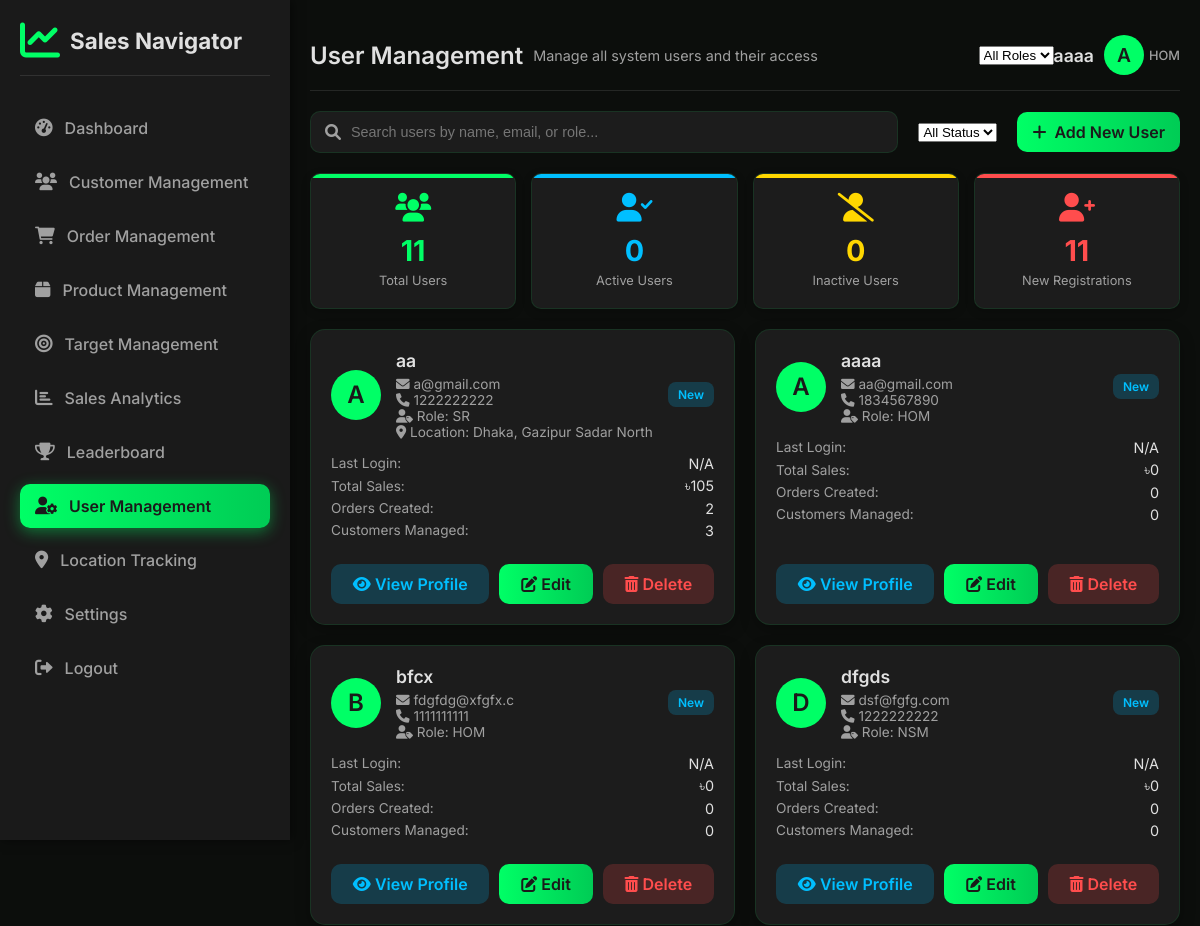
Before: /user_management.php (signed in, upper part) with the older database file.
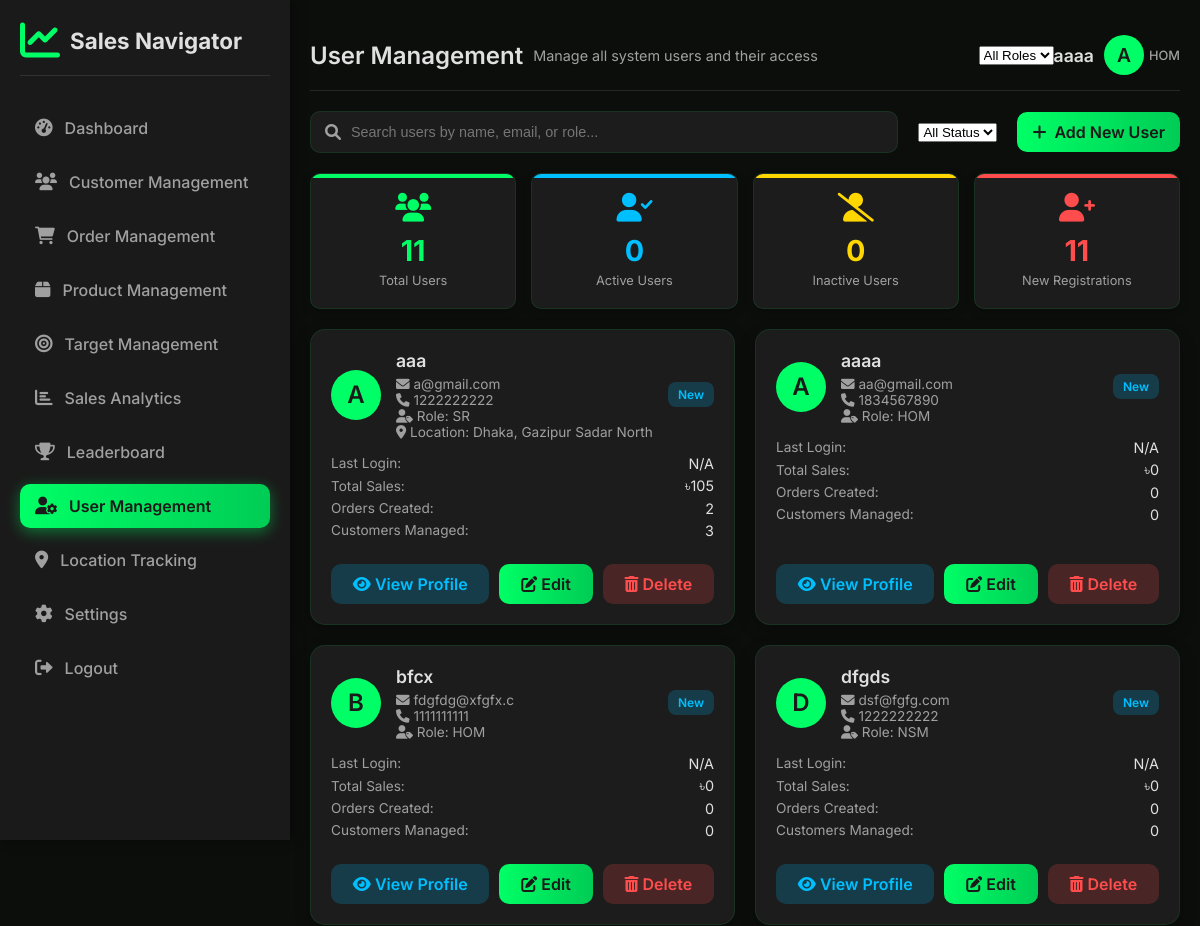
After: the same page with the newer database file.
### tables this page shows
CREATE TABLE `users` (
  `user_id` int(11) NOT NULL,
  `full_name` varchar(255) NOT NULL,
  `email` varchar(255) NOT NULL,
  `phone_number` varchar(15) NOT NULL,
  `role` enum('HOM','NSM','DSM','ASM','TSM','SR') NOT NULL,
  `division` varchar(100) DEFAULT NULL,
  `district` varchar(100) DEFAULT NULL,
  `upazila` varchar(100) DEFAULT NULL,
  `territory` varchar(100) DEFAULT NULL,
  `password` varchar(255) NOT NULL,
  `created_at` timestamp NOT NULL DEFAULT current_timestamp(),
  `last_login` datetime DEFAULT NULL,
  `reports_to_user_id` int(11) DEFAULT NULL,
  `status` enum('Active','Inactive','New') DEFAULT 'New'
);

### user_management.php (the view, shortened to what the changed rows need)
<?php
require_once 'db_connect.php';
$user_list = [];
$query_user_list = "
    SELECT
        u.user_id,
        u.full_name,
        u.email,
        u.phone_number,
        u.role,
        u.division,
        u.district,
        u.upazila,
        u.territory,
        u.status,
        u.last_login,
        COALESCE(SUM(o.order_total), 0) AS total_sales,
        COUNT(DISTINCT o.order_id) AS orders_created,
        COUNT(DISTINCT c.customer_id) AS customers_managed,
        m.full_name AS reports_to_name
    FROM
        users u
    LEFT JOIN
        orders o ON u.user_id = o.sales_rep_id
    LEFT JOIN
        customers c ON u.user_id = c.added_by_user_id
    LEFT JOIN
        users m ON u.reports_to_user_id = m.user_id
    GROUP BY
        u.user_id, u.full_name, u.email, u.phone_number, u.role, u.division, u.district, u.territory, u.status, u.last_login, m.full_name
    ORDER BY
        u.full_name ASC;
";
$result_user_list = $conn->query($query_user_list);
if ($result_user_list && $result_user_list->num_rows > 0) {
    while ($row = $result_user_list->fetch_assoc()) {
        $user_list[] = $row;
    }
}
?>
<!DOCTYPE html>
<html lang="en">
<head>
    <link rel="stylesheet" href="https://cdnjs.cloudflare.com/ajax/libs/font-awesome/6.0.0-beta3/css/all.min.css" xintegrity="sha512-Fo3rlalHpgO702sN1l8/p5pT+c+W5U/6a7F6S3a5b0S3e5w1/b0R7+v5F5t5C5Q5Q5Q5Q5Q5Q5Q5Q5Q5Q5Q==" />
</head>
<body>
    <div class="main-content" id="mainContent">
        <div class="user-list-grid">
            <?php if (empty($user_list)): ?>
                <p>No users found.</p>
            <?php else: ?>
                <?php foreach ($user_list as $user):
                    $user_initials = strtoupper(substr($user['full_name'], 0, 1) . (strpos($user['full_name'], ' ') !== false ? substr(strstr($user['full_name'], ' '), 1, 1) : ''));
                    $user_status_class = strtolower($user['status']);
                    $user_location = '';
                    if (!empty($user['division']) && !empty($user['territory'])) {
                        $user_location = $user['division'] . ', ' . $user['territory'];
                    } elseif (!empty($user['division'])) {
                        $user_location = $user['division'];
                    }
                ?>
                    <div class="user-card" data-full-name="<?php echo htmlspecialchars($user['full_name']); ?>" data-role="<?php echo htmlspecialchars($user['role']); ?>" data-status="<?php echo htmlspecialchars($user['status']); ?>">
                        <div class="user-card-header">
                            <div class="user-avatar-lg" style="background-color: var(--highlight-green);">
                                <?php echo htmlspecialchars($user_initials); ?>
                            </div>
                            <div class="user-info-main">
                                <div class="user-name"><?php echo htmlspecialchars($user['full_name']); ?></div>
                                <div class="user-contact-info">
                                    <i class="fas fa-envelope"></i> <?php echo htmlspecialchars($user['email']); ?>
                                    <br>
                                    <i class="fas fa-phone"></i> <?php echo htmlspecialchars($user['phone_number']); ?>
                                    <br>
                                    <i class="fas fa-user-tag"></i> Role: <?php echo htmlspecialchars($user['role']); ?>
                                    <br>
                                    <?php if (!empty($user_location)): ?>
                                        <i class="fas fa-map-marker-alt"></i> Location: <?php echo htmlspecialchars($user_location); ?>
                                        <br>
                                    <?php endif; ?>
                                </div>
                            </div>
                            <span class="user-status-badge <?php echo $user_status_class; ?>">
                                <?php echo htmlspecialchars($user['status']); ?>
                            </span>
                        </div>
                        <div class="user-details">
                            <div class="detail-row">
                                <span>Last Login:</span> <span><?php echo htmlspecialchars($user['last_login'] ? date('Y-m-d H:i', strtotime($user['last_login'])) : 'N/A'); ?></span>
                            </div>
                            <div class="detail-row">
                                <span>Total Sales:</span> <span>৳<?php echo htmlspecialchars(number_format($user['total_sales'], 0)); ?></span>
                            </div>
                            <div class="detail-row">
                                <span>Orders Created:</span> <span><?php echo htmlspecialchars($user['orders_created']); ?></span>
                            </div>
                            <div class="detail-row">
                                <span>Customers Managed:</span> <span><?php echo htmlspecialchars($user['customers_managed']); ?></span>
                            </div>
                        </div>
                        <div class="user-actions">
                            <a href="#" class="btn view-profile"><i class="fas fa-eye"></i> View Profile</a>
                            <a href="#" class="btn edit" onclick="openEditUserModal(<?php echo htmlspecialchars($user['user_id']); ?>)"><i class="fas fa-edit"></i> Edit</a>
                            <a href="user_management.php?action=delete&user_id=<?php echo htmlspecialchars($user['user_id']); ?>" class="btn delete" onclick="return confirm('Are you sure you want to delete this user? This action is irreversible.');"><i class="fas fa-trash-alt"></i> Delete</a>
                        </div>
                    </div>
                <?php endforeach; ?>
            <?php endif; ?>
        </div>
    </div>
</body>
</html>

Changed rows visible on the page:
changed users "a@gmail.com": full_name "aa" → "aaa"
